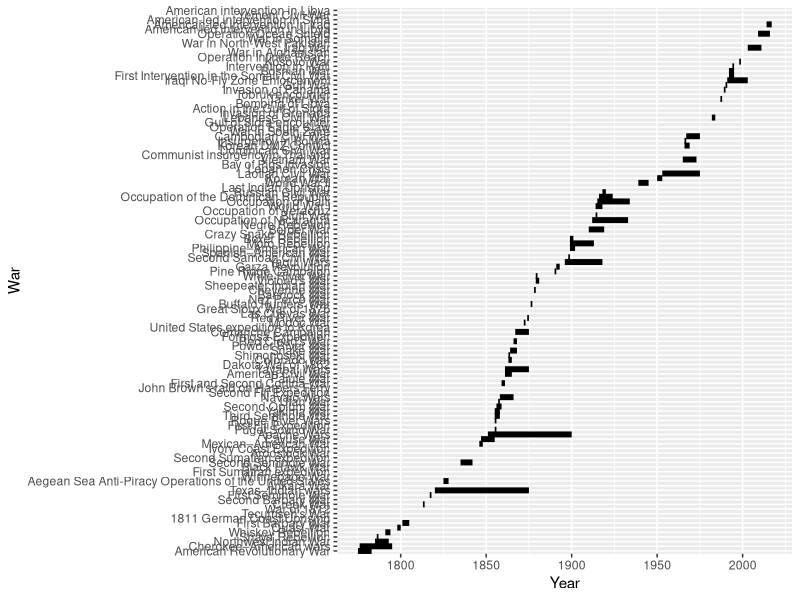

The R source for this figure:
library(ggplot2)

# Read from csv 
wars <- read.csv("wars.csv")

# Order dataframe 
wars$Name <- factor(wars$Name, levels = wars$Name[order(wars$Start)])

# Create time plot
g2 <- ggplot() +
  geom_segment(data = wars, aes(x = Start, xend = End, y = Name, yend = Name), size = 2) +
  xlab("Year") +
  ylab("War")

g2

